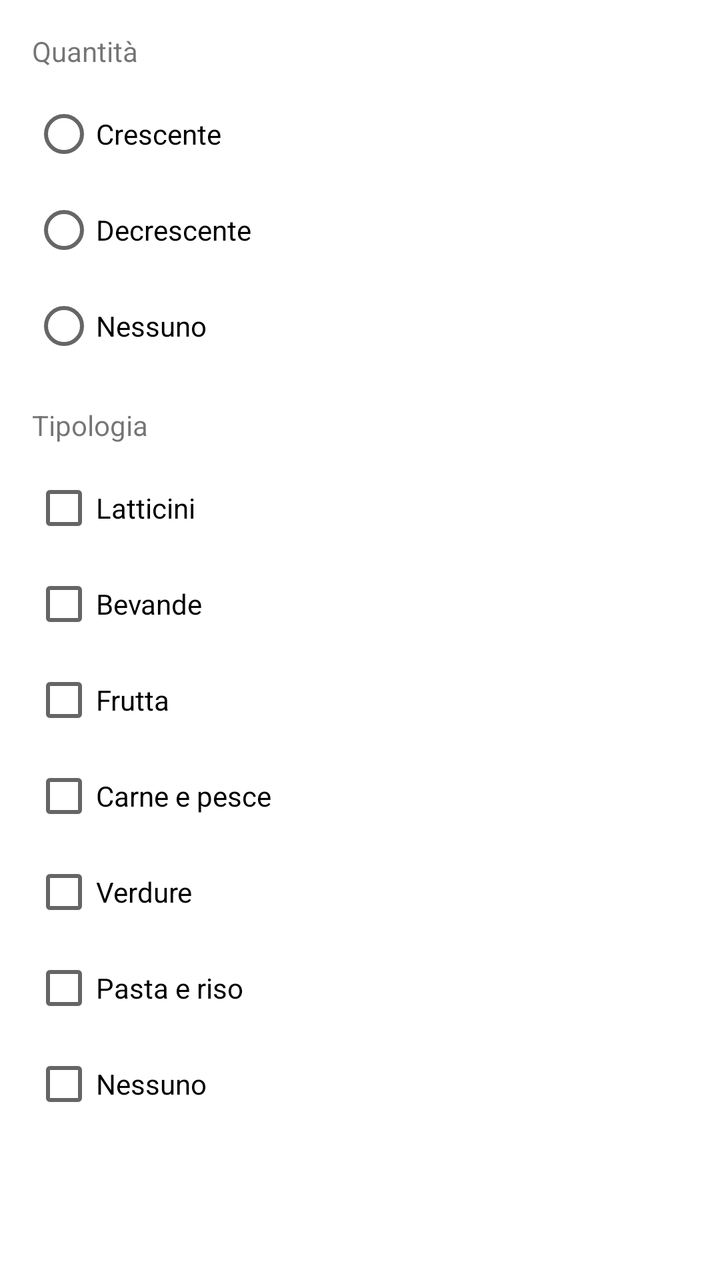
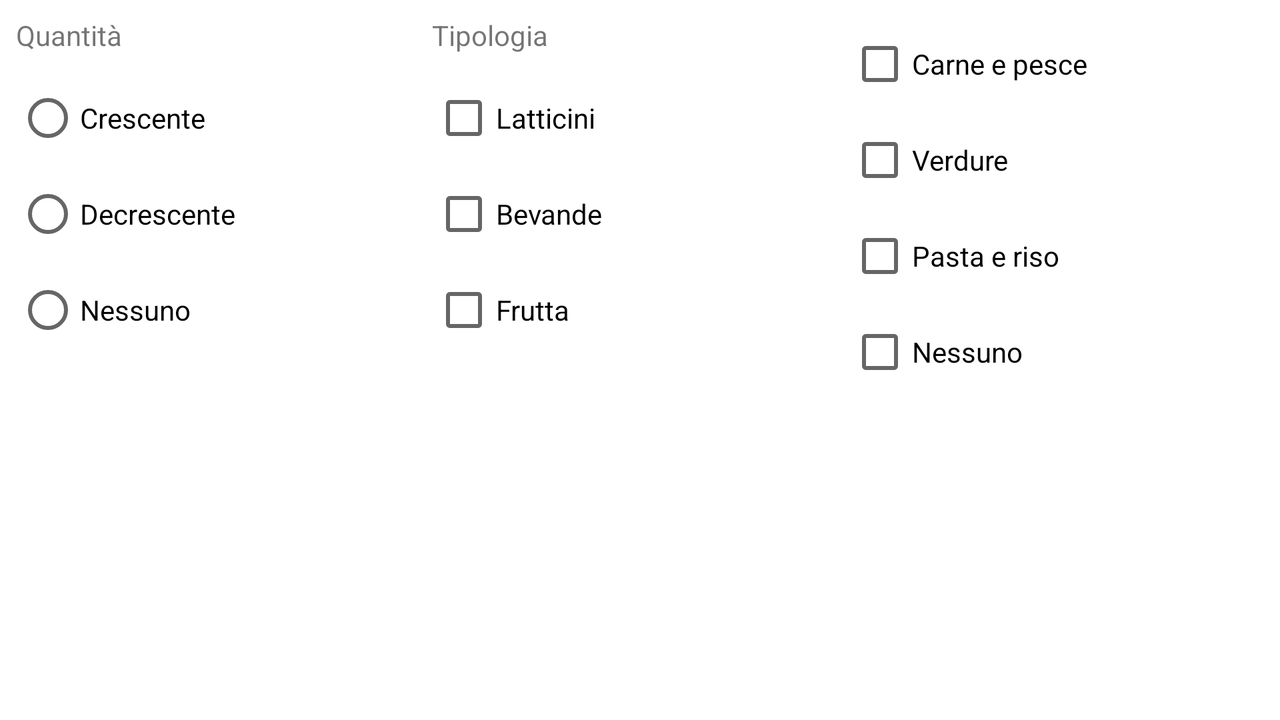

One screen, two layout resources from the same app: the default and the author's alternative for another configuration. Each is rendered where Android would select it; the XML of both is given below.
<!-- AndroidManifest.xml: application theme Theme.TrackingMyPantryGiacomoChiniLAM -->
<!-- res/layout/filter_dialog.xml -->
<?xml version="1.0" encoding="utf-8"?>
<LinearLayout xmlns:android="http://schemas.android.com/apk/res/android"
    xmlns:tools="http://schemas.android.com/tools"
    tools:context=".ui.pantry.PantryFragment"
    android:layout_width="match_parent"
    android:layout_height="wrap_content"
    android:orientation="vertical"
    android:layout_margin="16dp"
    android:padding="16dp">


    <TextView
        android:id="@+id/textView13"
        android:layout_width="wrap_content"
        android:layout_height="wrap_content"
        android:text="@string/quantityFilter"
        android:layout_marginBottom="8dp"/>

    <RadioGroup
        android:layout_width="match_parent"
        android:layout_height="wrap_content"
        android:layout_marginBottom="16dp"
        android:id="@+id/quantityRdGrp">

        <RadioButton
            android:id="@+id/zeroFive"
            android:layout_width="wrap_content"
            android:layout_height="wrap_content"
            android:text="@string/asc" />

        <RadioButton
            android:id="@+id/fiveTen"
            android:layout_width="wrap_content"
            android:layout_height="wrap_content"
            android:text="@string/desc" />

        <RadioButton
            android:id="@+id/gtTen"
            android:layout_width="match_parent"
            android:layout_height="wrap_content"
            android:text="@string/normal" />
    </RadioGroup>

    <TextView
        android:id="@+id/textView14"
        android:layout_width="wrap_content"
        android:layout_height="wrap_content"
        android:layout_marginBottom="8dp"
        android:text="@string/typeFilter" />

    <LinearLayout
        android:id="@+id/checkBoxContainer"
        android:layout_width="match_parent"
        android:layout_height="match_parent"
        android:orientation="vertical">

        <CheckBox
            android:id="@+id/milkChk"
            android:layout_width="wrap_content"
            android:layout_height="wrap_content"
            android:text="@string/milk" />

        <CheckBox
            android:id="@+id/drinkChk"
            android:layout_width="wrap_content"
            android:layout_height="wrap_content"
            android:text="@string/drink" />

        <CheckBox
            android:id="@+id/fruitChk"
            android:layout_width="wrap_content"
            android:layout_height="wrap_content"
            android:text="@string/fruit" />

        <CheckBox
            android:id="@+id/meatChk"
            android:layout_width="wrap_content"
            android:layout_height="wrap_content"
            android:text="@string/meat" />

        <CheckBox
            android:id="@+id/vegetablesChk"
            android:layout_width="wrap_content"
            android:layout_height="wrap_content"
            android:text="@string/vegetables" />

        <CheckBox
            android:id="@+id/pastaChk"
            android:layout_width="wrap_content"
            android:layout_height="wrap_content"
            android:text="@string/pasta" />

        <CheckBox
            android:id="@+id/nessunoChk"
            android:layout_width="wrap_content"
            android:layout_height="wrap_content"
            android:text="@string/nessuno" />
    </LinearLayout>

</LinearLayout>
<!-- resources referenced by this layout -->
<resources>
  <string name="asc">Crescente</string>
  <string name="desc">Decrescente</string>
  <string name="drink">Bevande</string>
  <string name="fruit">Frutta</string>
  <string name="meat">Carne e pesce</string>
  <string name="milk">Latticini</string>
  <string name="nessuno">Nessuno</string>
  <string name="normal">Nessuno</string>
  <string name="pasta">Pasta e riso</string>
  <string name="quantityFilter">Quantità</string>
  <string name="typeFilter">Tipologia</string>
  <string name="vegetables">Verdure</string>
  <style name="Theme.TrackingMyPantryGiacomoChiniLAM" parent="Theme.MaterialComponents.DayNight.DarkActionBar">
          
          <item name="colorPrimary">@color/green_2</item>
          <item name="colorPrimaryVariant">@color/green_1</item>
          <item name="colorOnPrimary">@color/white</item>
          
          <item name="colorSecondary">@color/green_3</item>
          <item name="colorSecondaryVariant">@color/green_4</item>
          <item name="colorOnSecondary">@color/black</item>
          
          <item name="android:statusBarColor" tools:targetApi="l">?attr/colorPrimaryVariant</item>
          
          <item name="windowActionBar">false</item>
          <item name="windowNoTitle">true</item>
      </style>
  <color name="green_2">#27872B</color>
  <color name="green_1">#105A13</color>
  <color name="white">#FFFFFFFF</color>
  <color name="green_3">#7CAF40</color>
  <color name="green_4">#CDDC39</color>
  <color name="black">#000000</color>
</resources>
<!-- res/layout-land/filter_dialog.xml (the author's variant of the layout above) -->
<!-- drawn on the phone turned sideways -->
<?xml version="1.0" encoding="utf-8"?>
<LinearLayout xmlns:android="http://schemas.android.com/apk/res/android"
    xmlns:tools="http://schemas.android.com/tools"
    tools:context=".ui.pantry.PantryFragment"
    android:layout_width="match_parent"
    android:layout_height="wrap_content"
    android:orientation="horizontal"
    android:layout_margin="8dp"
    android:padding="8dp"
    android:weightSum="3">


    <LinearLayout
        android:layout_width="match_parent"
        android:layout_height="match_parent"
        android:orientation="vertical"
        android:layout_weight="1">

        <TextView
            android:id="@+id/textView13"
            android:layout_width="wrap_content"
            android:layout_height="wrap_content"
            android:layout_marginBottom="8dp"
            android:text="@string/quantityFilter" />

        <RadioGroup
            android:id="@+id/quantityRdGrp"
            android:layout_width="match_parent"
            android:layout_height="wrap_content">

            <RadioButton
                android:id="@+id/zeroFive"
                android:layout_width="wrap_content"
                android:layout_height="wrap_content"
                android:text="@string/asc" />

            <RadioButton
                android:id="@+id/fiveTen"
                android:layout_width="wrap_content"
                android:layout_height="wrap_content"
                android:text="@string/desc" />

            <RadioButton
                android:id="@+id/gtTen"
                android:layout_width="match_parent"
                android:layout_height="wrap_content"
                android:text="@string/normal" />
        </RadioGroup>
    </LinearLayout>

    <LinearLayout
        android:id="@+id/checkContainer1"
        android:layout_width="match_parent"
        android:layout_height="match_parent"
        android:layout_weight="1"
        android:orientation="vertical">

        <TextView
            android:id="@+id/textView14"
            android:layout_width="wrap_content"
            android:layout_height="wrap_content"
            android:layout_marginBottom="8dp"
            android:text="@string/typeFilter" />

        <CheckBox
            android:id="@+id/milkChk"
            android:layout_width="wrap_content"
            android:layout_height="wrap_content"
            android:text="@string/milk" />

        <CheckBox
            android:id="@+id/drinkChk"
            android:layout_width="wrap_content"
            android:layout_height="wrap_content"
            android:text="@string/drink" />

        <CheckBox
            android:id="@+id/fruitChk"
            android:layout_width="wrap_content"
            android:layout_height="wrap_content"
            android:text="@string/fruit" />

    </LinearLayout>

    <LinearLayout
        android:id="@+id/checkContainer2"
        android:layout_width="match_parent"
        android:layout_height="match_parent"
        android:layout_weight="1"
        android:orientation="vertical">

        <CheckBox
            android:id="@+id/meatChk"
            android:layout_width="wrap_content"
            android:layout_height="wrap_content"
            android:text="@string/meat" />

        <CheckBox
            android:id="@+id/vegetablesChk"
            android:layout_width="wrap_content"
            android:layout_height="wrap_content"
            android:text="@string/vegetables" />

        <CheckBox
            android:id="@+id/pastaChk"
            android:layout_width="wrap_content"
            android:layout_height="wrap_content"
            android:text="@string/pasta" />

        <CheckBox
            android:id="@+id/nessunoChk2"
            android:layout_width="match_parent"
            android:layout_height="wrap_content"
            android:text="@string/nessuno" />

    </LinearLayout>

</LinearLayout>
